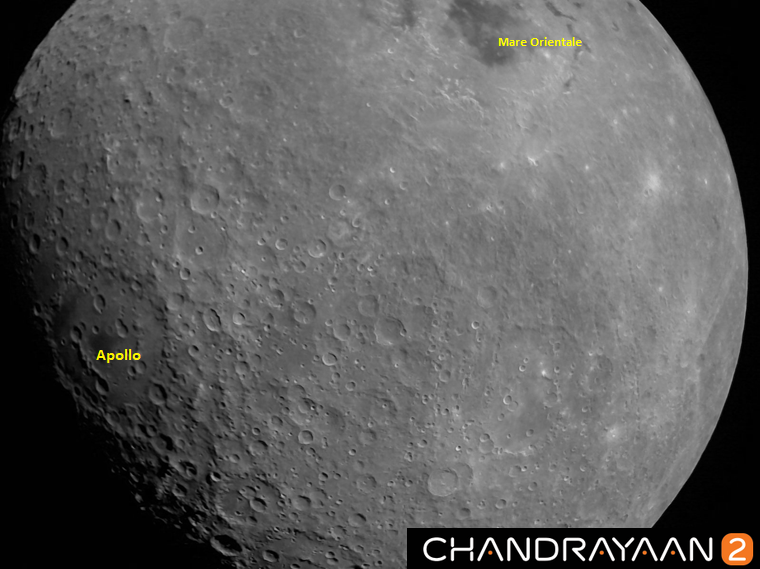
#> input picture Assignment-3/A3_2016048/Q3_input.png, 760 x 569 px
$ python A3_2016048_Q4.py
#> lines starting #> are read from the running program, lines starting #| are printed output that depends on the picture
'''
------------------------------------------------------
@Author: Kaustav Vats (kaustav16048@iiitd.ac.in)
@Roll-No: 2016048
@Date: Wednesday October 2nd 2019 7:44:23 pm
------------------------------------------------------
'''

# Question 4

import numpy as np
import cv2

W = np.ones((3, 3), dtype=np.float64)
W /= 9

I = cv2.imread("Q3_input.png", 0)
#> I: shape (569, 760); min 0, max 255, mean 92.8

I = I.astype(np.float64)

I_cropped = I[:512, :512]
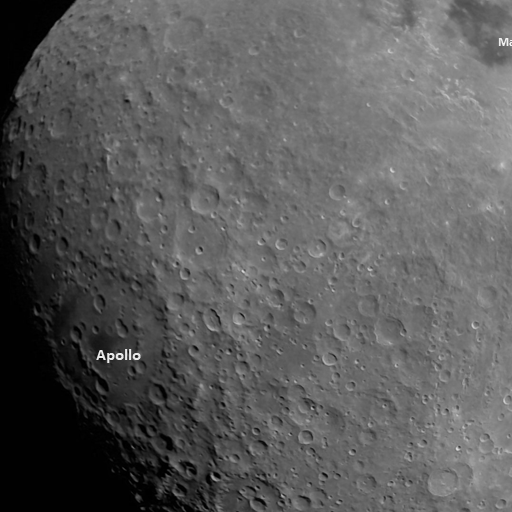
#> I_cropped: shape (512, 512) float64; min 0, max 242, mean 91
# cv2.imwrite("Q3_in.png", I_cropped)

I_Pad = np.zeros((514, 514), dtype=np.float64)
I_Pad[0:512, 0:512] = I_cropped[:, :]
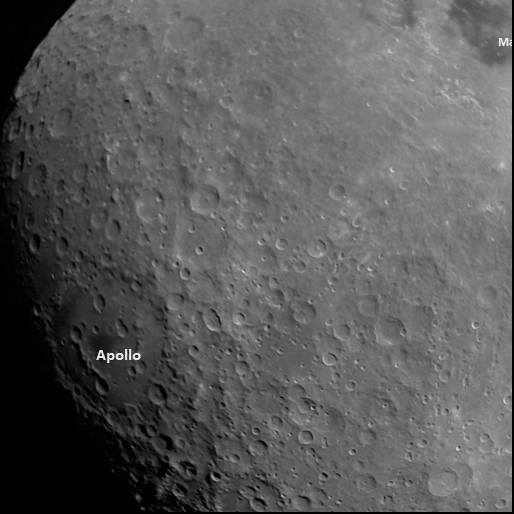
#> I_Pad: shape (514, 514) float64; min 0, max 242, mean 90.2

W_Pad = np.zeros((514, 514), dtype=np.float64)
W_Pad[0:3, 0:3] = W[:, :]

I_fft = np.fft.fft2(I_Pad)
W_fft = np.fft.fft2(W_Pad)

# I_fft = np.fft.fftshift(I_fft)
# W_fft = np.fft.fftshift(W_fft)

H = np.multiply(W_fft, I_fft)

Sub = I_fft - H

Sub += I_fft

# Sub = np.fft.ifftshift(Sub)

Final = np.fft.ifft2(Sub)

Final = np.real(Final)
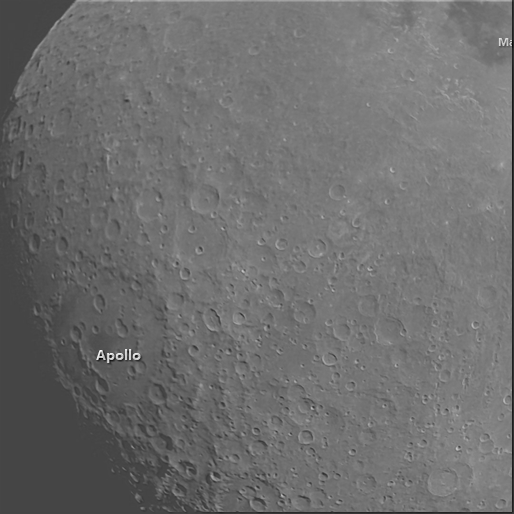
#> Final: shape (514, 514) float64; min -152, max 407.8, mean 90.2; drawn with min black and max white

Final = Final[:512, :512]
#> Final: shape (512, 512) float64

cv2.imwrite("Q3_output.png", Final)
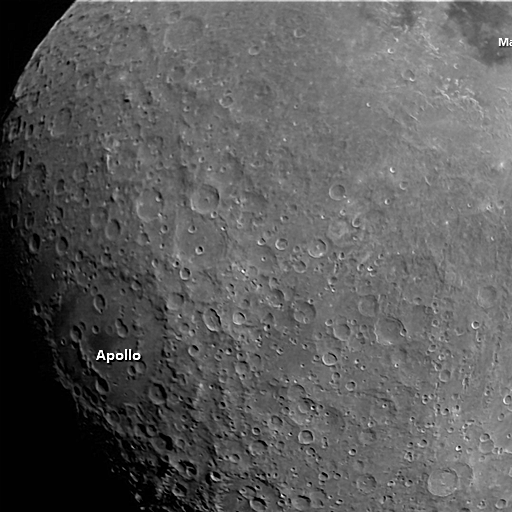
#> saved as Q3_output.png: shape (512, 512); min 0, max 255, mean 91.4
